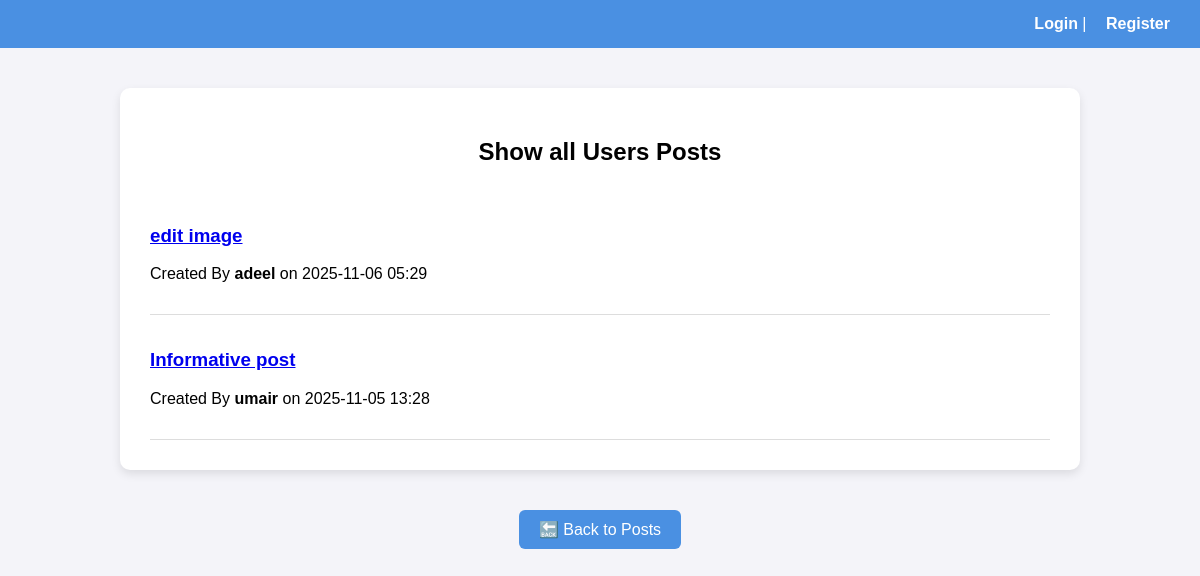
/posts/, run on an earlier commit of the app's database.
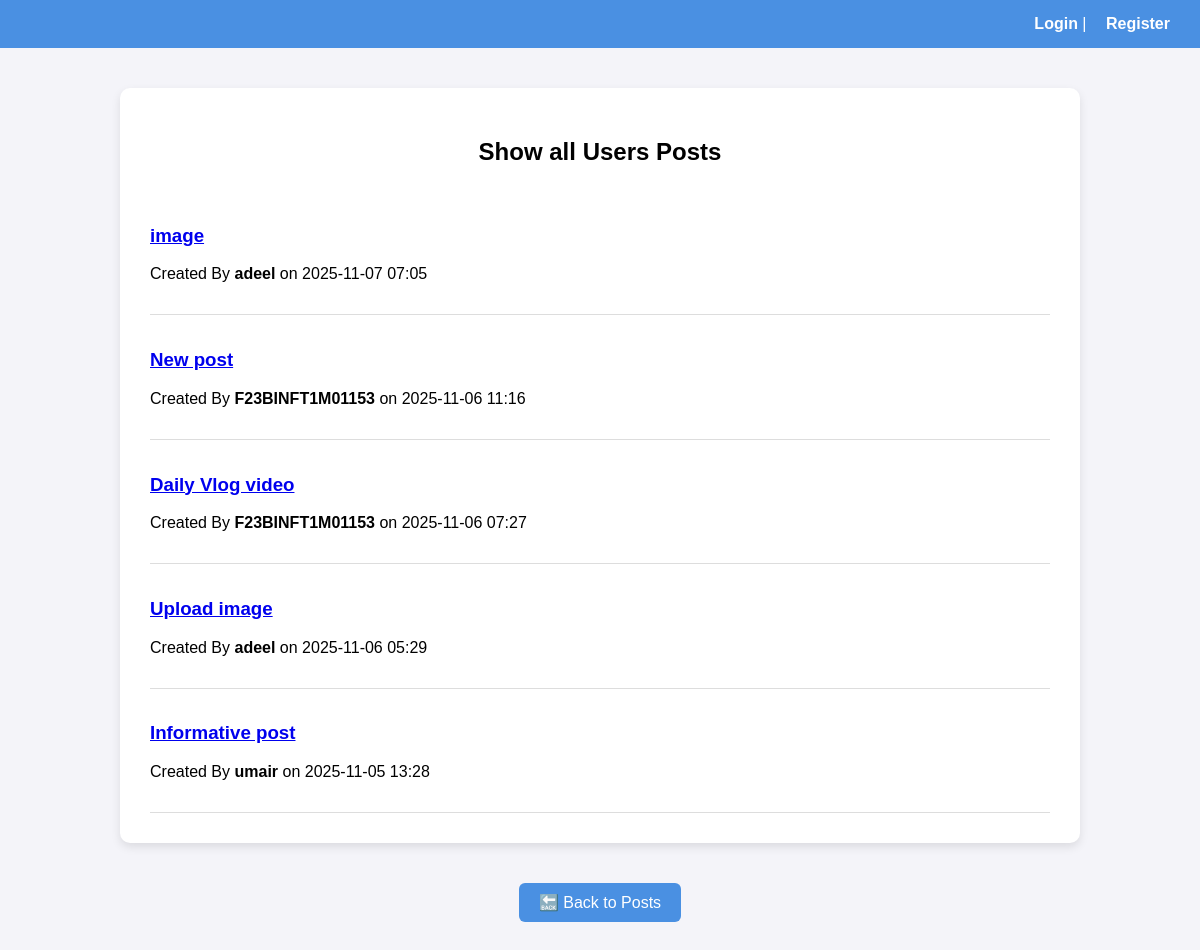
And on a later commit of the database.
### newapp/models.py (models this page shows)
class Post(models.Model):
    title = models.CharField(max_length=200)
    content = models.TextField()
    insert_image = models.ImageField(upload_to='post_images/', null=True, blank=True)
    author = models.ForeignKey(User, on_delete=models.CASCADE)
    created_at = models.DateTimeField(auto_now_add=True)
    updated_at = models.DateTimeField(auto_now=True)
    views = models.PositiveIntegerField(default=0)

### newapp/views.py (the view)
# urls.py: path("posts/", views.show_all_list, name="show_all_list"),
def show_all_list(request):
    posts = Post.objects.all().order_by('-created_at')
    return render(request, 'newapp/show_all_posts.html', {'posts': posts})

### templates/newapp/show_all_posts.html (shortened to what this page needs)
{% load static %}
<!DOCTYPE html>
<html>
<head>
</head>
<body>
<header>
    <div>
        {% if request.user.is_authenticated %}
            👤 {{ request.user.username }} |
            <a href="{% url 'newapp:logout' %}">Logout</a>
        {% else %}
            <a href="{% url 'newapp:login' %}">Login</a> |
            <a href="{% url 'newapp:register' %}">Register</a>
        {% endif %}
    </div>
</header>
<div class="container">
    <h2>Show all Users Posts</h2>
    {% for post in posts %}
        <div class="post">
            <h3><a href="{% url 'newapp:post_detail' post.pk %}">{{ post.title }}</a></h3>
            <p>Created By <strong>{{ post.author.username }}</strong> on {{ post.created_at|date:"Y-m-d H:i" }}</p>
        </div>
    {% empty %}
        <p>No posts available.</p>
    {% endfor %}
</div>
<div class="bottom-buttons">
    <a href="{% url 'newapp:post_list' %}" class="btn">🔙 Back to Posts</a>
</div>
</body>
</html>

### templates/newapp/show_all_posts.html (style rules this page uses)
body { font-family: "Poppins", sans-serif; background: #f4f4f9; margin: 0; padding: 0; }
header { background: #4a90e2; color: white; padding: 15px 30px; display: flex; justify-content: flex-end; align-items: center; }
header a { color: white; text-decoration: none; margin-left: 15px; font-weight: bold; }
.container { padding: 30px; max-width: 900px; margin: 40px auto; background: white; border-radius: 10px; box-shadow: 0 4px 10px rgba(0,0,0,0.1); }
.btn { background: #4a90e2; color: white; padding: 10px 20px; border-radius: 6px; text-decoration: none; font-weight: 500; display: inline-block; transition: background 0.3s, transform 0.2s; }
h2 { text-align: center; margin-bottom: 25px; }
.post { border-bottom: 1px solid #ddd; padding: 15px 0; }
.bottom-buttons { text-align: center; margin: 30px 0; }

What changed in the data, as far as the page shows it:
added Post: title "image", author.username "adeel", created_at "2025-11-07 07:05"
added Post: title "New post", author.username "F23BINFT1M01153", created_at "2025-11-06 11:16"
added Post: title "Daily Vlog video", author.username "F23BINFT1M01153", created_at "2025-11-06 07:27"
changed Post: title "edit image" → "Upload image"
